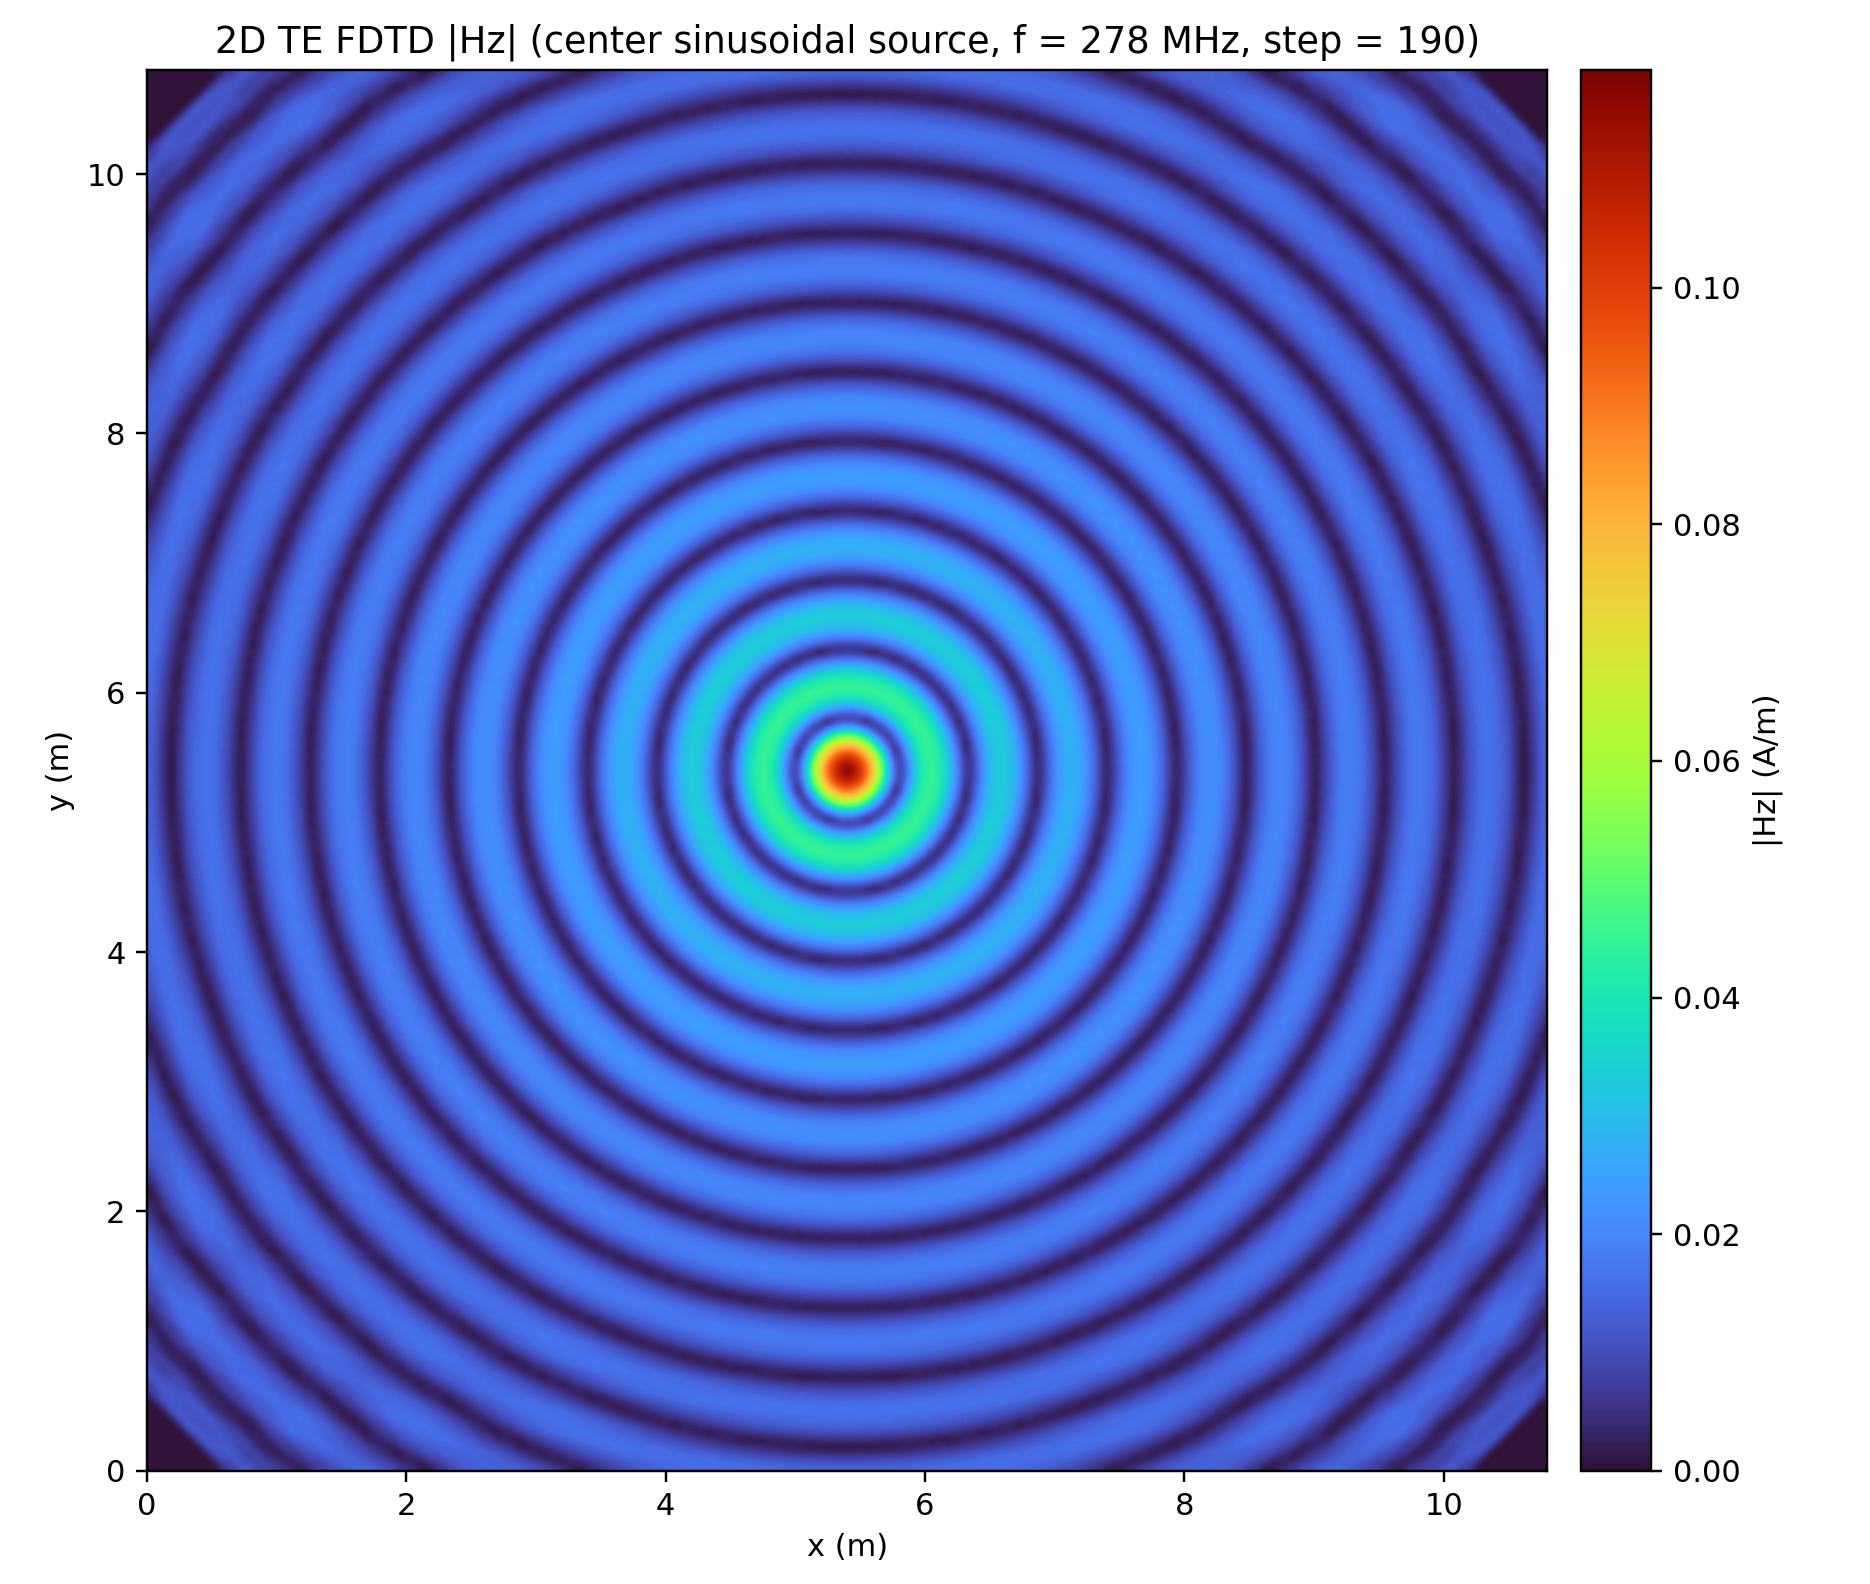

This chart was generated by the following Python code:
#!/usr/bin/env python3
import numpy as np
import matplotlib
matplotlib.use("Agg")
import matplotlib.pyplot as plt


def run_fdtd_2d_te():
    # Physical constants
    c0 = 299792458.0
    mu0 = 4.0e-7 * np.pi
    eps0 = 1.0 / (mu0 * c0 * c0)

    # Grid and time settings
    nx, ny = 201, 201
    dx = dy = 0.054
    dt = dx / (c0 * np.sqrt(2.0))
    nsteps = 190

    # Source
    f0 = 278.0e6
    w0 = 2.0 * np.pi * f0
    src_i = nx // 2
    src_j = ny // 2

    # Fields (TEz: non-zero Ex, Ey, Hz)
    hz = np.zeros((nx, ny), dtype=np.float64)
    ex = np.zeros((nx, ny - 1), dtype=np.float64)
    ey = np.zeros((nx - 1, ny), dtype=np.float64)

    # First-order Mur ABC coefficient
    mur_x = (c0 * dt - dx) / (c0 * dt + dx)
    mur_y = (c0 * dt - dy) / (c0 * dt + dy)

    for n in range(nsteps):
        hz_prev = hz.copy()

        # Update Ex, Ey from Hz using the same sign convention as E03 Cartesian FDTD.
        ex += (dt / (eps0 * dy)) * (hz[:, 1:] - hz[:, :-1])
        ey -= (dt / (eps0 * dx)) * (hz[1:, :] - hz[:-1, :])

        # Update Hz interior from Ex, Ey
        curl_e = (ey[1:, 1:-1] - ey[:-1, 1:-1]) / dx - (ex[1:-1, 1:] - ex[1:-1, :-1]) / dy
        hz[1:-1, 1:-1] -= (dt / mu0) * curl_e

        # Add center sinusoidal source to Hz
        t = (n + 1) * dt
        hz[src_i, src_j] += np.sin(w0 * t)

        # Mur ABC on four edges
        hz[0, 1:-1] = hz_prev[1, 1:-1] + mur_x * (hz[1, 1:-1] - hz_prev[0, 1:-1])
        hz[-1, 1:-1] = hz_prev[-2, 1:-1] + mur_x * (hz[-2, 1:-1] - hz_prev[-1, 1:-1])
        hz[1:-1, 0] = hz_prev[1:-1, 1] + mur_y * (hz[1:-1, 1] - hz_prev[1:-1, 0])
        hz[1:-1, -1] = hz_prev[1:-1, -2] + mur_y * (hz[1:-1, -2] - hz_prev[1:-1, -1])

        # Corner treatment
        hz[0, 0] = 0.5 * (hz[1, 0] + hz[0, 1])
        hz[0, -1] = 0.5 * (hz[1, -1] + hz[0, -2])
        hz[-1, 0] = 0.5 * (hz[-2, 0] + hz[-1, 1])
        hz[-1, -1] = 0.5 * (hz[-2, -1] + hz[-1, -2])

    # Coordinates for plotting
    x = np.arange(nx) * dx
    y = np.arange(ny) * dy

    # Plot a single, recognizable 2D |Hz| field map
    plt.figure(figsize=(8.5, 7.2), dpi=160)
    img = plt.imshow(
        np.abs(hz).T,
        origin="lower",
        extent=[x[0], x[-1], y[0], y[-1]],
        cmap="turbo",
        interpolation="bicubic",
        aspect="equal",
    )
    plt.xlabel("x (m)")
    plt.ylabel("y (m)")
    plt.title(f"2D TE FDTD |Hz| (center sinusoidal source, f = 278 MHz, step = {nsteps})")
    cbar = plt.colorbar(img, pad=0.02)
    cbar.set_label("|Hz| (A/m)")
    plt.tight_layout()
    plt.savefig("fdtd_2d_te_cylindrical_wave.png", dpi=220)
    plt.close()


if __name__ == "__main__":
    run_fdtd_2d_te()
